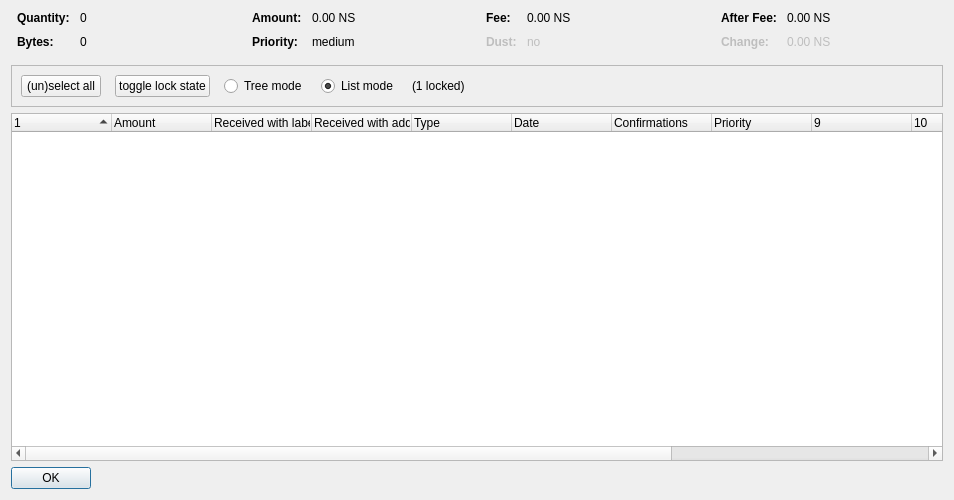
<?xml version="1.0" encoding="UTF-8"?>
<ui version="4.0">
 <class>CoinControlDialog</class>
 <widget class="QDialog" name="CoinControlDialog">
  <property name="geometry">
   <rect>
    <x>0</x>
    <y>0</y>
    <width>954</width>
    <height>500</height>
   </rect>
  </property>
  <property name="windowTitle">
   <string>Coin Selection</string>
  </property>
  <layout class="QVBoxLayout" name="verticalLayout">
   <item>
    <layout class="QHBoxLayout" name="horizontalLayoutTop" stretch="0,0,0,0">
     <property name="topMargin">
      <number>0</number>
     </property>
     <property name="bottomMargin">
      <number>10</number>
     </property>
     <item>
      <layout class="QFormLayout" name="formLayoutCoinControl1">
       <property name="horizontalSpacing">
        <number>10</number>
       </property>
       <property name="verticalSpacing">
        <number>10</number>
       </property>
       <property name="leftMargin">
        <number>6</number>
       </property>
       <property name="rightMargin">
        <number>6</number>
       </property>
       <item row="0" column="0">
        <widget class="QLabel" name="labelCoinControlQuantityText">
         <property name="font">
          <font>
           <weight>75</weight>
           <bold>true</bold>
          </font>
         </property>
         <property name="text">
          <string>Quantity:</string>
         </property>
        </widget>
       </item>
       <item row="0" column="1">
        <widget class="QLabel" name="labelCoinControlQuantity">
         <property name="cursor">
          <cursorShape>IBeamCursor</cursorShape>
         </property>
         <property name="contextMenuPolicy">
          <enum>Qt::ActionsContextMenu</enum>
         </property>
         <property name="text">
          <string notr="true">0</string>
         </property>
         <property name="textInteractionFlags">
          <set>Qt::LinksAccessibleByMouse|Qt::TextSelectableByKeyboard|Qt::TextSelectableByMouse</set>
         </property>
        </widget>
       </item>
       <item row="1" column="0">
        <widget class="QLabel" name="labelCoinControlBytesText">
         <property name="font">
          <font>
           <weight>75</weight>
           <bold>true</bold>
          </font>
         </property>
         <property name="text">
          <string>Bytes:</string>
         </property>
        </widget>
       </item>
       <item row="1" column="1">
        <widget class="QLabel" name="labelCoinControlBytes">
         <property name="cursor">
          <cursorShape>IBeamCursor</cursorShape>
         </property>
         <property name="contextMenuPolicy">
          <enum>Qt::ActionsContextMenu</enum>
         </property>
         <property name="text">
          <string notr="true">0</string>
         </property>
         <property name="textInteractionFlags">
          <set>Qt::LinksAccessibleByMouse|Qt::TextSelectableByKeyboard|Qt::TextSelectableByMouse</set>
         </property>
        </widget>
       </item>
      </layout>
     </item>
     <item>
      <layout class="QFormLayout" name="formLayoutCoinControl2">
       <property name="horizontalSpacing">
        <number>10</number>
       </property>
       <property name="verticalSpacing">
        <number>10</number>
       </property>
       <property name="leftMargin">
        <number>6</number>
       </property>
       <property name="rightMargin">
        <number>6</number>
       </property>
       <item row="0" column="0">
        <widget class="QLabel" name="labelCoinControlAmountText">
         <property name="font">
          <font>
           <weight>75</weight>
           <bold>true</bold>
          </font>
         </property>
         <property name="text">
          <string>Amount:</string>
         </property>
        </widget>
       </item>
       <item row="0" column="1">
        <widget class="QLabel" name="labelCoinControlAmount">
         <property name="cursor">
          <cursorShape>IBeamCursor</cursorShape>
         </property>
         <property name="contextMenuPolicy">
          <enum>Qt::ActionsContextMenu</enum>
         </property>
         <property name="text">
          <string notr="true">0.00 NS</string>
         </property>
         <property name="textInteractionFlags">
          <set>Qt::LinksAccessibleByMouse|Qt::TextSelectableByKeyboard|Qt::TextSelectableByMouse</set>
         </property>
        </widget>
       </item>
       <item row="1" column="0">
        <widget class="QLabel" name="labelCoinControlPriorityText">
         <property name="font">
          <font>
           <weight>75</weight>
           <bold>true</bold>
          </font>
         </property>
         <property name="text">
          <string>Priority:</string>
         </property>
        </widget>
       </item>
       <item row="1" column="1">
        <widget class="QLabel" name="labelCoinControlPriority">
         <property name="cursor">
          <cursorShape>IBeamCursor</cursorShape>
         </property>
         <property name="contextMenuPolicy">
          <enum>Qt::ActionsContextMenu</enum>
         </property>
         <property name="text">
          <string>medium</string>
         </property>
         <property name="textInteractionFlags">
          <set>Qt::LinksAccessibleByMouse|Qt::TextSelectableByKeyboard|Qt::TextSelectableByMouse</set>
         </property>
        </widget>
       </item>
      </layout>
     </item>
     <item>
      <layout class="QFormLayout" name="formLayoutCoinControl3">
       <property name="horizontalSpacing">
        <number>10</number>
       </property>
       <property name="verticalSpacing">
        <number>10</number>
       </property>
       <property name="leftMargin">
        <number>6</number>
       </property>
       <property name="rightMargin">
        <number>6</number>
       </property>
       <item row="0" column="0">
        <widget class="QLabel" name="labelCoinControlFeeText">
         <property name="font">
          <font>
           <weight>75</weight>
           <bold>true</bold>
          </font>
         </property>
         <property name="text">
          <string>Fee:</string>
         </property>
        </widget>
       </item>
       <item row="0" column="1">
        <widget class="QLabel" name="labelCoinControlFee">
         <property name="cursor">
          <cursorShape>IBeamCursor</cursorShape>
         </property>
         <property name="contextMenuPolicy">
          <enum>Qt::ActionsContextMenu</enum>
         </property>
         <property name="text">
          <string notr="true">0.00 NS</string>
         </property>
         <property name="textInteractionFlags">
          <set>Qt::LinksAccessibleByMouse|Qt::TextSelectableByKeyboard|Qt::TextSelectableByMouse</set>
         </property>
        </widget>
       </item>
       <item row="1" column="0">
        <widget class="QLabel" name="labelCoinControlLowOutputText">
         <property name="enabled">
          <bool>false</bool>
         </property>
         <property name="font">
          <font>
           <weight>75</weight>
           <bold>true</bold>
          </font>
         </property>
         <property name="text">
          <string>Dust:</string>
         </property>
        </widget>
       </item>
       <item row="1" column="1">
        <widget class="QLabel" name="labelCoinControlLowOutput">
         <property name="enabled">
          <bool>false</bool>
         </property>
         <property name="cursor">
          <cursorShape>IBeamCursor</cursorShape>
         </property>
         <property name="contextMenuPolicy">
          <enum>Qt::ActionsContextMenu</enum>
         </property>
         <property name="text">
          <string>no</string>
         </property>
         <property name="textInteractionFlags">
          <set>Qt::LinksAccessibleByMouse|Qt::TextSelectableByKeyboard|Qt::TextSelectableByMouse</set>
         </property>
        </widget>
       </item>
      </layout>
     </item>
     <item>
      <layout class="QFormLayout" name="formLayoutCoinControl4">
       <property name="horizontalSpacing">
        <number>10</number>
       </property>
       <property name="verticalSpacing">
        <number>10</number>
       </property>
       <property name="leftMargin">
        <number>6</number>
       </property>
       <property name="rightMargin">
        <number>6</number>
       </property>
       <item row="0" column="0">
        <widget class="QLabel" name="labelCoinControlAfterFeeText">
         <property name="font">
          <font>
           <weight>75</weight>
           <bold>true</bold>
          </font>
         </property>
         <property name="text">
          <string>After Fee:</string>
         </property>
        </widget>
       </item>
       <item row="0" column="1">
        <widget class="QLabel" name="labelCoinControlAfterFee">
         <property name="cursor">
          <cursorShape>IBeamCursor</cursorShape>
         </property>
         <property name="contextMenuPolicy">
          <enum>Qt::ActionsContextMenu</enum>
         </property>
         <property name="text">
          <string notr="true">0.00 NS</string>
         </property>
         <property name="textInteractionFlags">
          <set>Qt::LinksAccessibleByMouse|Qt::TextSelectableByKeyboard|Qt::TextSelectableByMouse</set>
         </property>
        </widget>
       </item>
       <item row="1" column="0">
        <widget class="QLabel" name="labelCoinControlChangeText">
         <property name="enabled">
          <bool>false</bool>
         </property>
         <property name="font">
          <font>
           <weight>75</weight>
           <bold>true</bold>
          </font>
         </property>
         <property name="text">
          <string>Change:</string>
         </property>
        </widget>
       </item>
       <item row="1" column="1">
        <widget class="QLabel" name="labelCoinControlChange">
         <property name="enabled">
          <bool>false</bool>
         </property>
         <property name="cursor">
          <cursorShape>IBeamCursor</cursorShape>
         </property>
         <property name="contextMenuPolicy">
          <enum>Qt::ActionsContextMenu</enum>
         </property>
         <property name="text">
          <string notr="true">0.00 NS</string>
         </property>
         <property name="textInteractionFlags">
          <set>Qt::LinksAccessibleByMouse|Qt::TextSelectableByKeyboard|Qt::TextSelectableByMouse</set>
         </property>
        </widget>
       </item>
      </layout>
     </item>
    </layout>
   </item>
   <item>
    <widget class="QFrame" name="frame">
     <property name="minimumSize">
      <size>
       <width>0</width>
       <height>40</height>
      </size>
     </property>
     <property name="frameShape">
      <enum>QFrame::StyledPanel</enum>
     </property>
     <property name="frameShadow">
      <enum>QFrame::Sunken</enum>
     </property>
     <layout class="QHBoxLayout" name="horizontalLayout">
      <item>
       <layout class="QHBoxLayout" name="horizontalLayoutPanel" stretch="0,0,0,0,0,0">
        <property name="spacing">
         <number>14</number>
        </property>
        <item>
         <widget class="QPushButton" name="pushButtonSelectAll">
          <property name="sizePolicy">
           <sizepolicy hsizetype="Maximum" vsizetype="Fixed">
            <horstretch>0</horstretch>
            <verstretch>0</verstretch>
           </sizepolicy>
          </property>
          <property name="text">
           <string>(un)select all</string>
          </property>
          <property name="autoDefault">
           <bool>false</bool>
          </property>
         </widget>
        </item>
        <item>
         <widget class="QPushButton" name="pushButtonToggleLock">
          <property name="sizePolicy">
           <sizepolicy hsizetype="Maximum" vsizetype="Fixed">
            <horstretch>0</horstretch>
            <verstretch>0</verstretch>
           </sizepolicy>
          </property>
          <property name="text">
           <string>toggle lock state</string>
          </property>
          <property name="autoDefault">
           <bool>false</bool>
          </property>
         </widget>
        </item>
        <item>
         <widget class="QRadioButton" name="radioTreeMode">
          <property name="sizePolicy">
           <sizepolicy hsizetype="Maximum" vsizetype="Fixed">
            <horstretch>0</horstretch>
            <verstretch>0</verstretch>
           </sizepolicy>
          </property>
          <property name="text">
           <string>Tree mode</string>
          </property>
         </widget>
        </item>
        <item>
         <widget class="QRadioButton" name="radioListMode">
          <property name="sizePolicy">
           <sizepolicy hsizetype="Maximum" vsizetype="Fixed">
            <horstretch>0</horstretch>
            <verstretch>0</verstretch>
           </sizepolicy>
          </property>
          <property name="text">
           <string>List mode</string>
          </property>
          <property name="checked">
           <bool>true</bool>
          </property>
         </widget>
        </item>
        <item>
         <widget class="QLabel" name="labelLocked">
          <property name="text">
           <string>(1 locked)</string>
          </property>
         </widget>
        </item>
        <item>
         <spacer name="horizontalSpacer">
          <property name="orientation">
           <enum>Qt::Horizontal</enum>
          </property>
          <property name="sizeHint" stdset="0">
           <size>
            <width>40</width>
            <height>20</height>
           </size>
          </property>
         </spacer>
        </item>
       </layout>
      </item>
     </layout>
    </widget>
   </item>
   <item>
    <widget class="CoinControlTreeWidget" name="treeWidget">
     <property name="contextMenuPolicy">
      <enum>Qt::CustomContextMenu</enum>
     </property>
     <property name="sortingEnabled">
      <bool>false</bool>
     </property>
     <property name="columnCount">
      <number>13</number>
     </property>
     <attribute name="headerShowSortIndicator" stdset="0">
      <bool>true</bool>
     </attribute>
     <attribute name="headerStretchLastSection">
      <bool>false</bool>
     </attribute>
     <column>
      <property name="text">
       <string/>
      </property>
     </column>
     <column>
      <property name="text">
       <string>Amount</string>
      </property>
     </column>
     <column>
      <property name="text">
       <string>Received with label</string>
      </property>
     </column>
     <column>
      <property name="text">
       <string>Received with address</string>
      </property>
     </column>
     <column>
      <property name="text">
       <string>Type</string>
      </property>
     </column>
     <column>
      <property name="text">
       <string>Date</string>
      </property>
     </column>
     <column>
      <property name="text">
       <string>Confirmations</string>
      </property>
      <property name="toolTip">
       <string>Confirmed</string>
      </property>
     </column>
     <column>
      <property name="text">
       <string>Priority</string>
      </property>
     </column>
     <column>
      <property name="text">
       <string/>
      </property>
     </column>
     <column>
      <property name="text">
       <string/>
      </property>
     </column>
     <column>
      <property name="text">
       <string/>
      </property>
     </column>
     <column>
      <property name="text">
       <string/>
      </property>
     </column>
     <column>
      <property name="text">
       <string/>
      </property>
     </column>
    </widget>
   </item>
   <item>
    <widget class="QDialogButtonBox" name="buttonBox">
     <property name="sizePolicy">
      <sizepolicy hsizetype="Maximum" vsizetype="Fixed">
       <horstretch>0</horstretch>
       <verstretch>0</verstretch>
      </sizepolicy>
     </property>
     <property name="orientation">
      <enum>Qt::Horizontal</enum>
     </property>
     <property name="standardButtons">
      <set>QDialogButtonBox::Ok</set>
     </property>
    </widget>
   </item>
  </layout>
 </widget>
 <customwidgets>
  <customwidget>
   <class>CoinControlTreeWidget</class>
   <extends>QTreeWidget</extends>
   <header>coincontroltreewidget.h</header>
  </customwidget>
 </customwidgets>
 <resources/>
 <connections/>
</ui>
